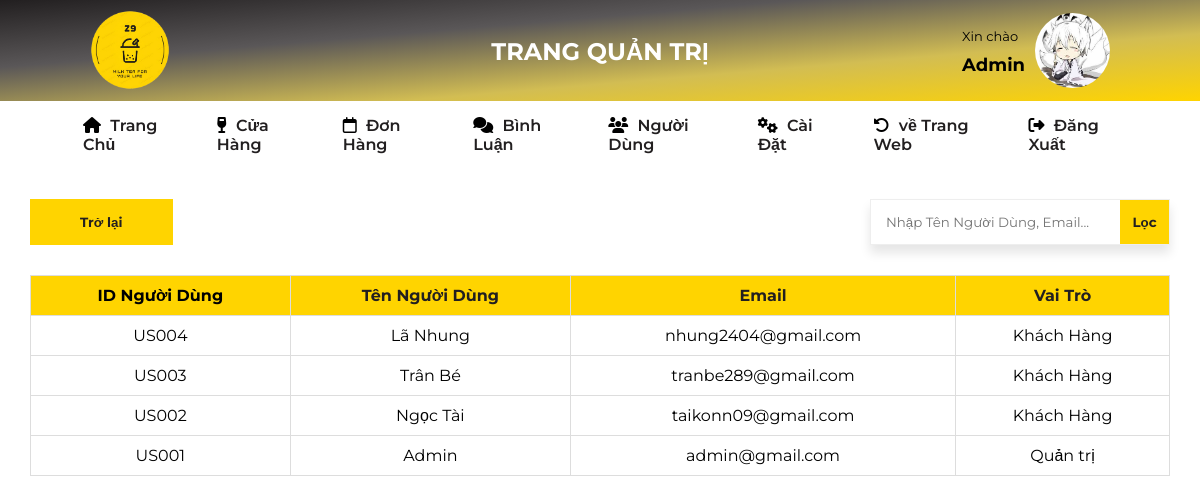
The app's page /admin/users/index.php (signed in) with its own data.
### tables this page shows
CREATE TABLE `users` (
  `user_id` varchar(10) NOT NULL,
  `user_name` varchar(15) NOT NULL,
  `email` varchar(255) NOT NULL,
  `pass_word` varchar(20) NOT NULL,
  `role` int(1) NOT NULL DEFAULT 1
);

CREATE TABLE `user_path` (
  `user_path_id` int(11) NOT NULL,
  `user_id` varchar(10) NOT NULL,
  `path` varchar(500) NOT NULL
);

### admin/users/index.php (the view, shortened to what this page needs)
<!DOCTYPE html>
<html lang="en">
<head>
    <link rel="stylesheet" href="../css/style.css">
    <link rel="stylesheet" href="../style.css">
    <?php
    include "../public/header-admin.php";
    ?>
</head>
<body>
    <div class="container-nav">
        <nav class="nav-admin-page">
            <li class="nav-item">
                <i class="fa-solid fa-house"></i>
                <a href="../index.php">Trang Chủ</a>
            </li>
            <li class="dropdown">
                <i class="fa-solid fa-wine-glass"></i>
                <a href="#">Cửa Hàng</a>
            </li>
            <li class="nav-item">
                <i class="fa-regular fa-calendar"></i>
                <a href="../orders/index.php">Đơn Hàng</a>
            </li>
            <li class="nav-item">
                <i class="fa-solid fa-comments"></i>
                <a href="#">Bình Luận</a>
            </li>
            <li class="nav-item">
                <i class="fa-solid fa-users"></i>
                <a href="../users/index.php">Người Dùng</a>
            </li>
            <li class="nav-item">
                <i class="fa-solid fa-gears"></i>
                <a href="../settings/edit-avt.php">Cài Đặt</a>
            </li>
            <li class="nav-item">
                <i class="fa-solid fa-rotate-left"></i>
                <a href="../../index.php">về Trang Web</a>
            </li>
            <li class="nav-item">
                <i class="fa-solid fa-right-from-bracket"></i>
                <a href="../logout.php">Đăng Xuất</a>
            </li>
        </nav>
    </div>
    <div class="container-action-orders-page">
        <button class="return-index-btn">
            <a href="javascript:history.back()">Trở lại</a>
        </button>
        <form action="" class="container-filter" method="POST">
            <input type="text" name="filter-txt" placeholder="Nhập Tên Người Dùng, Email..." class="filter-txt" required>
            <div class="container-filter-orders-btn">
                <button type="submit" class="filter-btn">Lọc</button>
            </div>
        </form>
    </div>
    <?php
    $servername = "localhost";
    $username = "root";
    $password = "";
    $dbname = "z9milktea";
    $conn = new mysqli($servername, $username, $password, $dbname);
    $searchTerm = isset($_POST["filter-txt"]) ? $_POST["filter-txt"] : "";
    if (!empty($searchTerm)) {
        $sql = "SELECT * FROM users
                    WHERE user_name LIKE '%$searchTerm%'
                    OR email LIKE '%$searchTerm%'
                    ORDER BY user_name";
    } else {
        $sql = "SELECT * FROM users ORDER BY user_id DESC";
    }
    $result = $conn->query($sql);
    echo '<table class="user-table">';
    echo '<thead>';
    echo '<tr>';
    echo '<th class="title-colum">ID Người Dùng</th>';
    echo '<th class="title-column">Tên Người Dùng</th>';
    echo '<th class="title-column">Email</th>';
    echo '<th class="title-column">Vai Trò</th>';
    echo '</tr>';
    echo '</thead>';
    echo '<tbody>';
    if ($result->num_rows > 0) {
        while ($row = $result->fetch_assoc()) {
            echo '<tr>';
            echo '<td class="id-column">' . $row["user_id"] . '</td>';
            echo '<td class="name-column">' . $row["user_name"] . '</td>';
            echo '<td class="email-column">' . $row["email"] . '</td>';
            echo '<td class="role-column">' . ($row["role"] == 0 ? 'Quản trị' : 'Khách Hàng') . '</td>';
            echo '</tr>';
        }
    } else {
        echo '<tr><td colspan="4">Không có kết quả nào phù hợp.</td></tr>';
    }
    echo '</tbody>';
    echo '</table>';
    ?>
</body>
</html>

### admin/public/header-admin.php (shortened to what this page needs)
<link rel="stylesheet" href="https://cdnjs.cloudflare.com/ajax/libs/font-awesome/6.5.1/css/all.min.css" />
<link rel="stylesheet" href="../css/style.css">
<div class="container-header">
    <header id="header-admin">
        <section class="header-admin-left">
            <img src="../images/logo.jpg" alt="logo">
        </section>
        <section class="header-admin-mid">
            <h1>TRANG QUẢN TRỊ</h1>
        </section>
        <section class="header-admin-right">
            <div class="container-title-hello-user">
                <p>Xin chào</p>
                <?php
                    $servername = "localhost";
                    $username = "root";
                    $password = "";
                    $dbname = "z9milktea";
                    $conn = new mysqli($servername, $username, $password, $dbname);
                    if (isset($_SESSION['user_id'])) {
                        $user_id = $_SESSION['user_id'];
                        $sql = "SELECT user_name, role FROM users WHERE user_id = '$user_id'";
                        $result = $conn->query($sql);
                        if ($result->num_rows > 0) {
                            $row = $result->fetch_assoc();
                            $user_name = $row['user_name'];
                            $user_role = $row['role'];
                            if ($user_role == 0) {
                                echo '<div class="container-title-hello-user">
                                    <span>' . $user_name . '</span>
                                </div>';
                            } else {
                                header('Location: /z9milktea/');
                                exit();
                            }
                        } else {
                            echo "Không tìm thấy thông tin người dùng.";
                        }
                    } else {
                        header('Location: /z9milktea/login-sigup/');
                        exit();
                    }
                ?>
            </div>
            <div class="container-img-user">
                <a href="settings/edit-avt.php?user_id='. $user_id .'">
                    <?php
                    include "show-avt.php";
                    ?>
                </a>
            </div>
        </section>
    </header>
</div>

### admin/public/show-avt.php (shortened to what this page needs)
<?php
$servername = "localhost";
$username = "root";
$password = "";
$dbname = "z9milktea";
$conn = new mysqli($servername, $username, $password, $dbname);
if (isset($_SESSION['user_id'])) {
    $user_id = $_SESSION['user_id'];
    $sqlGetImagePath = "SELECT path FROM user_path WHERE user_id = '$user_id'";
    $resultGetImagePath = $conn->query($sqlGetImagePath);
    if ($resultGetImagePath->num_rows > 0) {
        $rowImagePath = $resultGetImagePath->fetch_assoc();
        $imagePath = 'uploads/' . $rowImagePath['path'];
        $web_image_path = 'http://localhost/z9milktea/admin/settings/' . $imagePath;
        echo '<img src="' . $web_image_path . '" alt="img-user">';
    } else {
        echo "Image not found.";
    }
} else {
    echo "User ID is not set in session.";
}
?>

### admin/css/style.css (style rules this page uses)
* { margin: 0; padding: 0; box-sizing: border-box; font-family: 'Montserrat', sans-serif; }
ul, li, a { text-decoration: none; list-style: none; }
.container-nav { background-color: #fff; }
.nav-admin-page { display: flex; justify-content: space-between; width: 90%; margin: 0px auto; }
.nav-admin-page .nav-item { padding: 15px 23px; position: relative; transition: all ease-in-out 0.3s; cursor: pointer; }
.nav-item:after, .dropdown:after { content: ""; position: absolute; bottom: 0; left: 50%; width: 0; height: 1px; background-color: #221F20; transition: all ease-in-out 0.3s; transform: translateX(-50%); }
.nav-admin-page li a { color: #221F20; font-weight: 600; margin-left: 5px; transition: all ease-in-out 0.3s; }
.dropdown { padding: 15px 23px; position: relative; transition: all ease-in-out 0.3s; cursor: pointer; }

### admin/public/show-avt.php (style rules this page uses)
img { border-radius: 50%; }

### admin/public/header-admin.php (style rules this page uses)
ul, li, a { text-decoration: none; list-style: none; }
.container-header { background: linear-gradient(to bottom right, #221f20, #5a5758, #d2bd53, #FFD400); }
#header-admin { width: 85%; margin: 0px auto; display: flex; justify-content: space-between; position: relative; padding: 10px 0px 7px 0; align-items: center; z-index: 10; }
.header-admin-left img { width: 80px; height: 80px; transition: transform 0.5s ease; }
.header-admin-mid { position: absolute; top: 50%; left: 50%; transform: translate(-50%, -50%); color: #fff; }
.header-admin-right { display: flex; align-items: center; gap: 10px; }
.container-title-hello-user p { font-size: 13px; margin-bottom: 10px; }
.container-title-hello-user span { font-size: 18px; font-weight: 700; }
.container-img-user a img { width: 75px; height: 75px; cursor: pointer; transition: transform 0.5s; }

### admin/users/index.php (style rules this page uses)
.user-table { border-collapse: collapse; margin: 30px auto; width: 95%; }
.user-table th, .user-table td { border: 1px solid #ddd; padding: 10px; text-align: center; }
.user-table th { background-color: #FFD400; }
.title-column { color: #221F20; }
.container-action-orders-page { width: 95%; margin: 30px auto; display: flex; justify-content: space-between; }
.return-index-btn { padding: 15px 50px; background-color: #FFD400; border: none; cursor: pointer; transition: all ease-in-out 0.5s; }
.return-index-btn a { font-weight: 700; color: #221F20; }
.container-filter { display: flex; box-shadow: 0 8px 10px 0 rgb(0 0 0 / 10%); }
.filter-txt { padding: 0 15px; width: 250px; outline: none; border: 1px solid #eee; border-right: none; }
.filter-btn { height: 100%; width: 50px; border: none; background-color: #FFD400; color: #221F20; font-weight: 700; border: 1px solid #eee; border-left: none; cursor: pointer; transition: all 0.5s ease-in-out; }

### records on screen
users: user_name "Admin", user_id "US001", email "admin@gmail.com", role "Quản trị"
user_path: path (picture)
users: user_id "US004", user_name "Lã Nhung", email "nhung2404@gmail.com", role "Khách Hàng"
users: user_id "US003", user_name "Trân Bé", email "tranbe289@gmail.com", role "Khách Hàng"
users: user_id "US002", user_name "Ngọc Tài", email "taikonn09@gmail.com", role "Khách Hàng"
